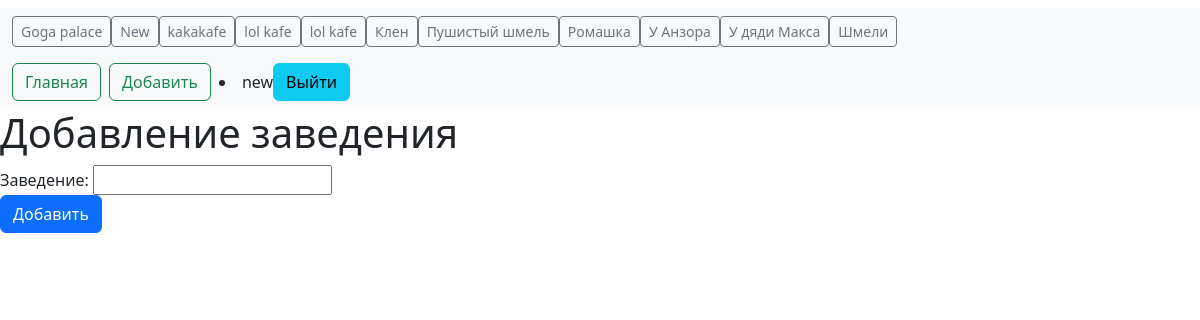
Screenshot of /add_place/ (signed in) with the database file from the repository.
### dishlist/models.py (models this page shows, shortened)
class Place(models.Model):
    title_place = models.CharField(max_length=150, db_index=True, verbose_name='Заведение')
    author = models.ForeignKey(get_user_model(), on_delete=models.SET_NULL, related_name='place_author', null=True,
                               default=None)
    place_info = models.OneToOneField('PlaceInfo', on_delete=models.SET_NULL, null=True, blank=True, related_name='place_info_reverse')
    def get_absolute_url(self):
        return reverse('dashboard_menu', kwargs={"place_id": self.pk})
    class Meta:
        verbose_name = 'Заведение'
        verbose_name_plural = 'Заведения'
        ordering = ['title_place']

### dishlist/views.py (the view, shortened to what this page needs)
# urls.py: path('add_place/', views.CreatePlace.as_view(), name='add_place'),
class CreatePlace(LoginRequiredMixin, CreateView):
    form_class = PlaceForm
    template_name = 'dishlist/dashboard/add_place.html'

### dishlist/forms.py
class PlaceForm(forms.ModelForm):
    class Meta:
        model = Place
        fields = ['title_place']

### dishlist/templatetags/dish_tags.py (called while the page is built)
@register.simple_tag()
def get_categories():
    return Category.objects.all()

@register.simple_tag()
def get_places():
    return Place.objects.all()

@register.inclusion_tag('dishlist/list_places.html')
def show_places():
    place = Place.objects.all()
    return {"place": place}

### dishlist/templates/dishlist/dashboard/add_place.html (shortened to what this page needs)
{% extends 'base.html' %}
{% block content %}
<h1>Добавление заведения</h1>
<form action="{% url 'add_place' %}" method="post" enctype="multipart/form-data">
    {% for field in form %}
    <div class="form-group">
        {{ field.label_tag }}
        {{ field }}
    </div>
    {% endfor %}
    <button type="submit" class="btn btn-primary btn-block">Добавить</button>
</form>
{% endblock %}

### dishlist/templates/dishlist/list_places.html
<nav class="navbar bg-body-tertiary">
  <form class="container-fluid justify-content-start">
    {% for item in place %}
    <button class="btn btn-sm btn-outline-secondary" type="button">
      <a class="nav-link active" aria-current="page" href="{{ item.get_absolute_url }}">{{ item.title_place }}</a>
    </button>
    {% endfor %}
  </form>
</nav>

### templates/inc/_nav.html (shortened to what this page needs)
{% load dish_tags %}
<nav class="navbar bg-body-tertiary">
  <form class="container-fluid justify-content-start">
    <button class="btn btn-outline-success me-2" type="button">
      <a class="nav-link active" aria-current="page" href="{% url 'home' %}">Главная</a>
    </button>
    <button class="btn btn-outline-success me-2" type="button">
      <a class="nav-link active" aria-current="page" href="{% url 'add_dishes_place' %}">Добавить</a>
    </button>
    {% if user.is_authenticated %}
    <li class="last">{{user.username}}</li><button class="btn btn-info" type="button">
      <a class="nav-link active" aria-current="page" href="{% url 'users:logout' %}">Выйти</a>
    </button>
    {% endif %}
  </form>
</nav>

### rows the page displays
Place: title_place "Goga palace"
Place: title_place "New"
Place: title_place "kakakafe"
Place: title_place "lol kafe"
Place: title_place "lol kafe"
Place: title_place "Клен"
Place: title_place "Пушистый шмель"
Place: title_place "Ромашка"
Place: title_place "У Анзора"
Place: title_place "У дяди Макса"
Place: title_place "Шмели"

### other values shown
{{ user.username }} "new"
{{ field.label_tag }} "Заведение:"
